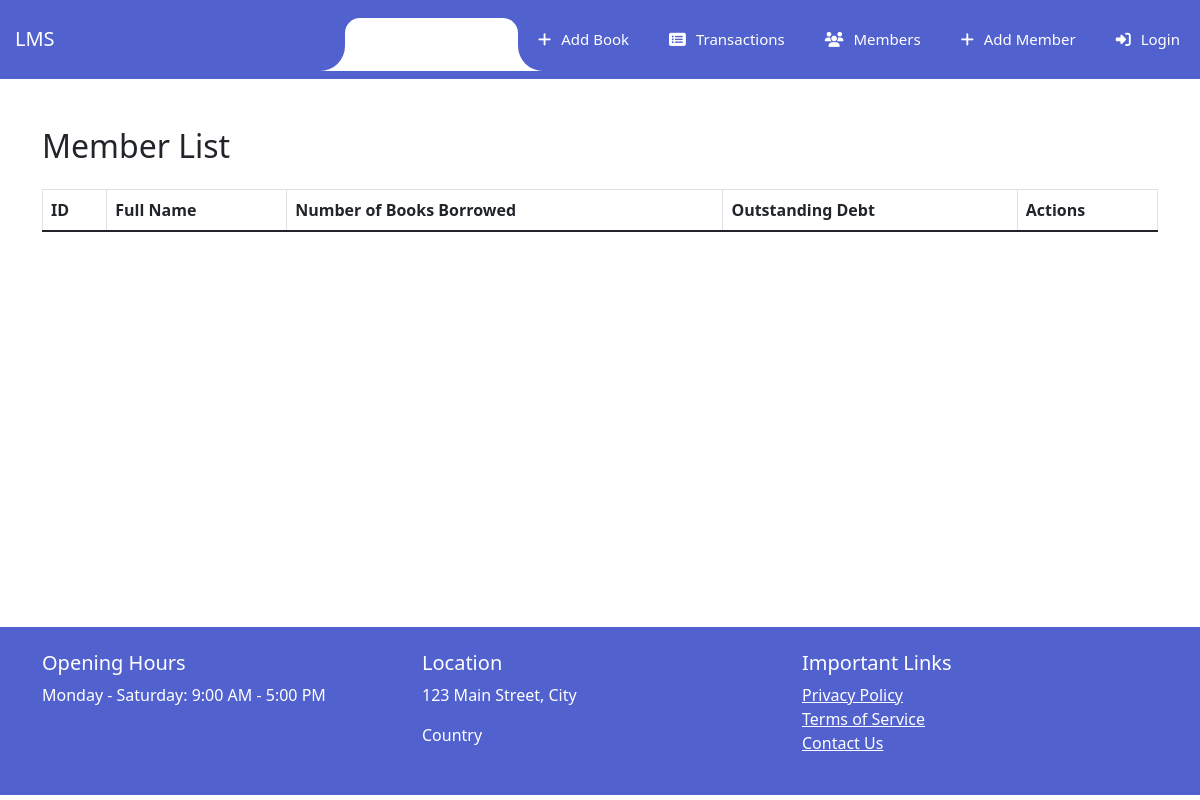
The page /members_list on the database as committed earlier.
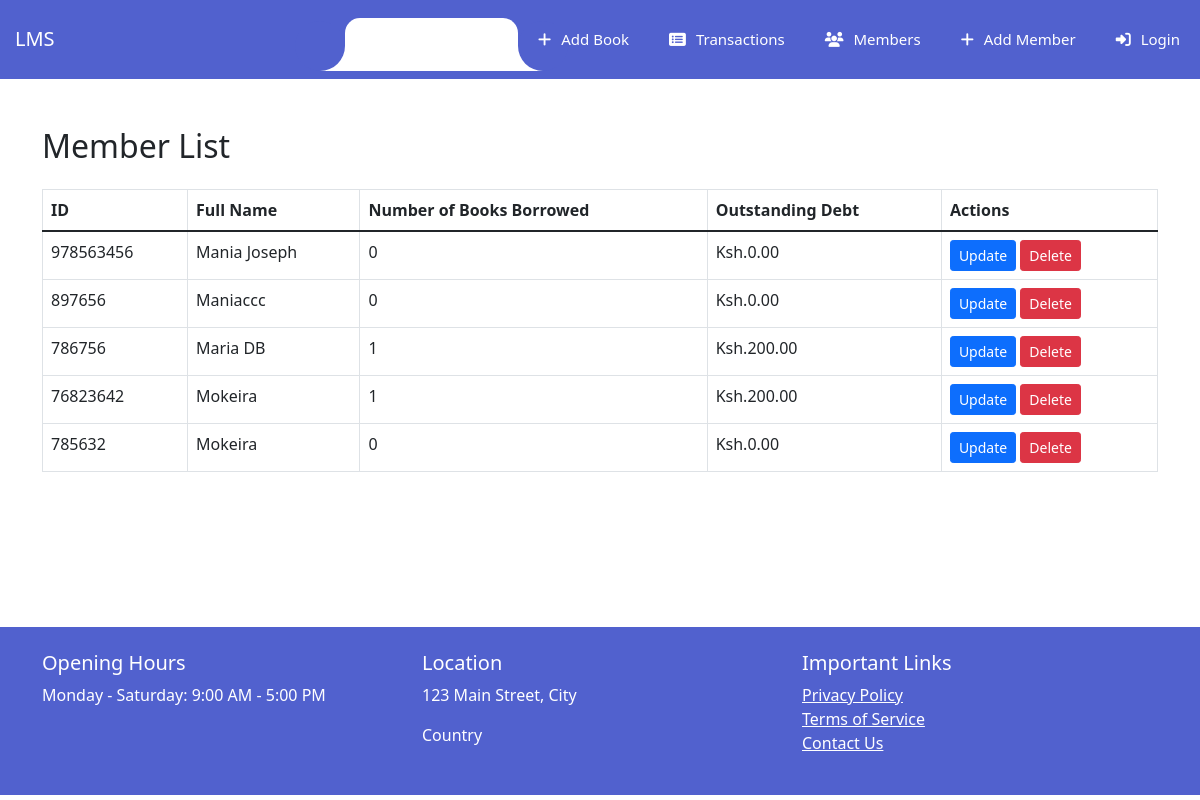
The same page on the database as committed later.
### library/models.py (models this page shows, shortened)
class Member(models.Model):
    member_id = models.IntegerField(unique=True)
    name = models.CharField(max_length=200)
    books_borrowed = models.ManyToManyField('Book', through='Transaction')
    outstanding_debt = models.DecimalField(max_digits=8, decimal_places=2, default=0)

### library/views.py (the view)
# urls.py: path('members_list', views.members_list, name='members_list'),
def members_list(request):
    members = Member.objects.all()
    return render(request, 'library/members_list.html', {'members': members})

### library/templates/library/members_list.html
{% extends 'library/base.html' %}
{% load static %}
{% block content %}
<div class="container mt-5">
  <h2>Member List</h2>
  <table class="table table-bordered mt-4">
    <thead>
      <tr>
        <th>ID</th>
        <th>Full Name</th>
        <th>Number of Books Borrowed</th>
        <th>Outstanding Debt</th>
        <th>Actions</th>
      </tr>
    </thead>
    <tbody>
      {% for member in members %}
      <tr>
        <td>{{ member.member_id }}</td>
        <td>{{ member.name }}</td>
        <td>{{ member.books_borrowed.count }}</td>
        <td>Ksh.{{ member.outstanding_debt }}</td>
        <td>
          <a href="{% url 'update_member' member.id %}" class="btn btn-primary btn-sm">Update</a>
          <a href="{% url 'delete_member' member.id %}" class="btn btn-danger btn-sm">Delete</a>
        </td>
      </tr>
      {% endfor %}
    </tbody>
  </table>
</div>
{% endblock %}

Rows that differ between the two databases and show on the page:
added Member: member_id "978563456", name "Mania Joseph", books_borrowed.count "0", outstanding_debt "0.00"
added Member: member_id "897656", name "Maniaccc", books_borrowed.count "0", outstanding_debt "0.00"
added Member: member_id "786756", name "Maria DB", books_borrowed.count "1", outstanding_debt "200.00"
added Member: member_id "76823642", name "Mokeira", books_borrowed.count "1", outstanding_debt "200.00"
added Member: member_id "785632", name "Mokeira", books_borrowed.count "0", outstanding_debt "0.00"
